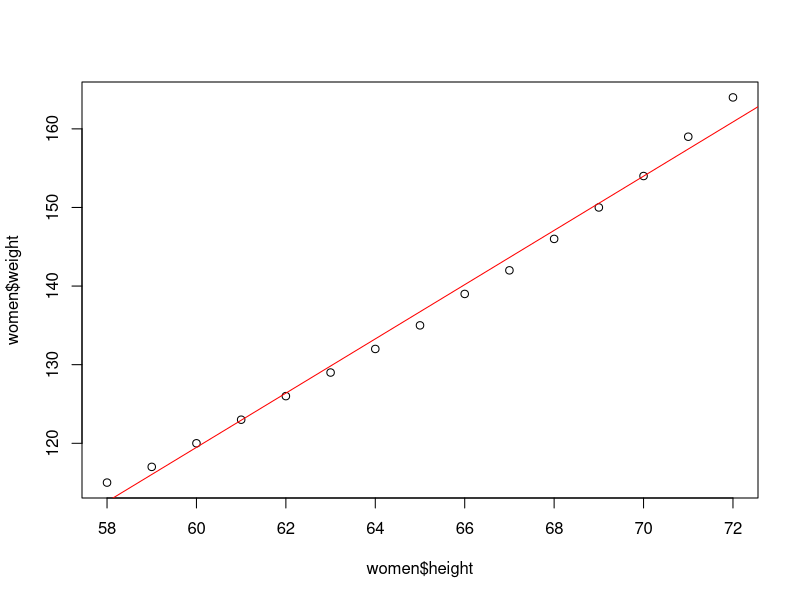

Write the R code that produced this figure. (Note: this script raises an error after producing the figure.)
# Regression Analysis

data(women)
women
str(women)
cov(women$height, women$weight)
#69 : which show positive relationship between height and weight
cor(women$height, women$weight)
#0.995 : which shows Strong and Positive relationship betw height & weight
0.995^2 # also equal R^2 value in this case (Simple Linear Regression)

plot(x=women$height, y=women$weight)
abline(lm(weight ~ height, data=women), col='red')
names(women)  #x- IV, y -DV
fit1 = lm(weight ~ height, data=women)
summary(fit1)

#coefficients
coef(fit1)
#p values for b0 & b1 are significant as it is < 0.05
#pvalue1 = 1.71e-09 < 0.05
#pvalue2 = 1.09e-14 < 0.05

#R2
(summary(fit1))$r.squared  #0.991
(summary(fit1))$adj.r.squared  #0.9903
#99% of variation in weight is explained by Height
#Good Linear Model for Prediction


#FStats : p value
(summary(fit1))$fstatistic 
#pvalue : 1.09e-14  < 0.05 : Model exists
#There is at least 1 IV which explains variation in Y (DV)


#Prediction : for height = 65, 66
(new1 = data.frame(height=c(65,66)))
predict(fit1, newdata = new1, type='response')
#136.7333 140.1833

(new2 = data.frame(height=c(55,76,63)))
#fit2 = lm(weight ~ height, data=new2)
predict(fit1, newdata = new2, type='response')
(summary(fit1))$r.squared  #0.991
(summary(fit1))$adj.r.squared  #0.9903

predict(fit1, newdata = new1, interval='confidence')
predict(fit1, newdata = new1, interval='prediction')

set.seed(10)
(df$age = floor(runif(15, 20,30)))
set.seed(10)
(age = floor(runif(15, 20,30)))
df$age == age
cbind(df$age, age, df$age-age)
df$var2 = floor(runif(15, 30,40))
df
df$age2 = age
df[-c(1:2)]
df = df[-4]
df

#y = mx + c
fit1= lm(formula= weight ~ height + age +var2 , data= df)
summary(fit1)
abline(fit1)
df
cor(df$weight, df$height)
df=women
df$predict = predict(fit1, newdata=data.frame(height=women$height))
df
abline(v=60)
abline(h=119)